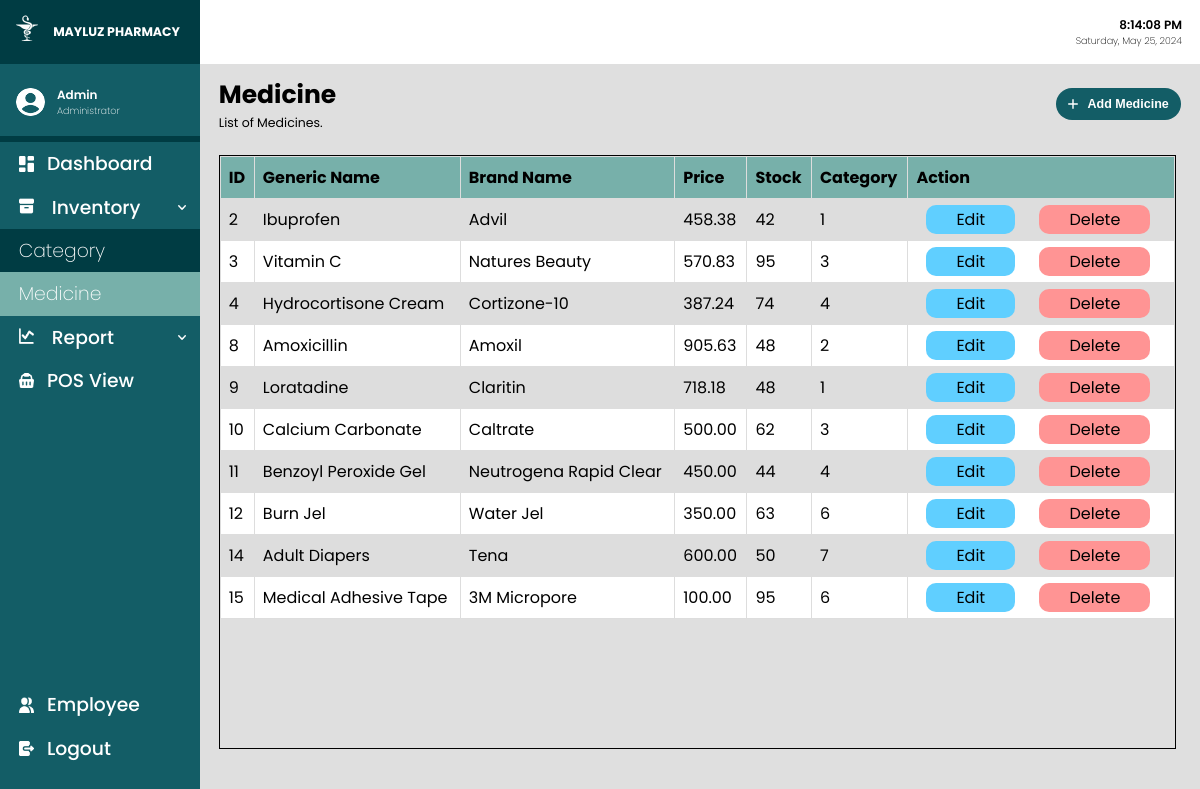
/medicine.php (signed in), run on an earlier commit of the app's database.
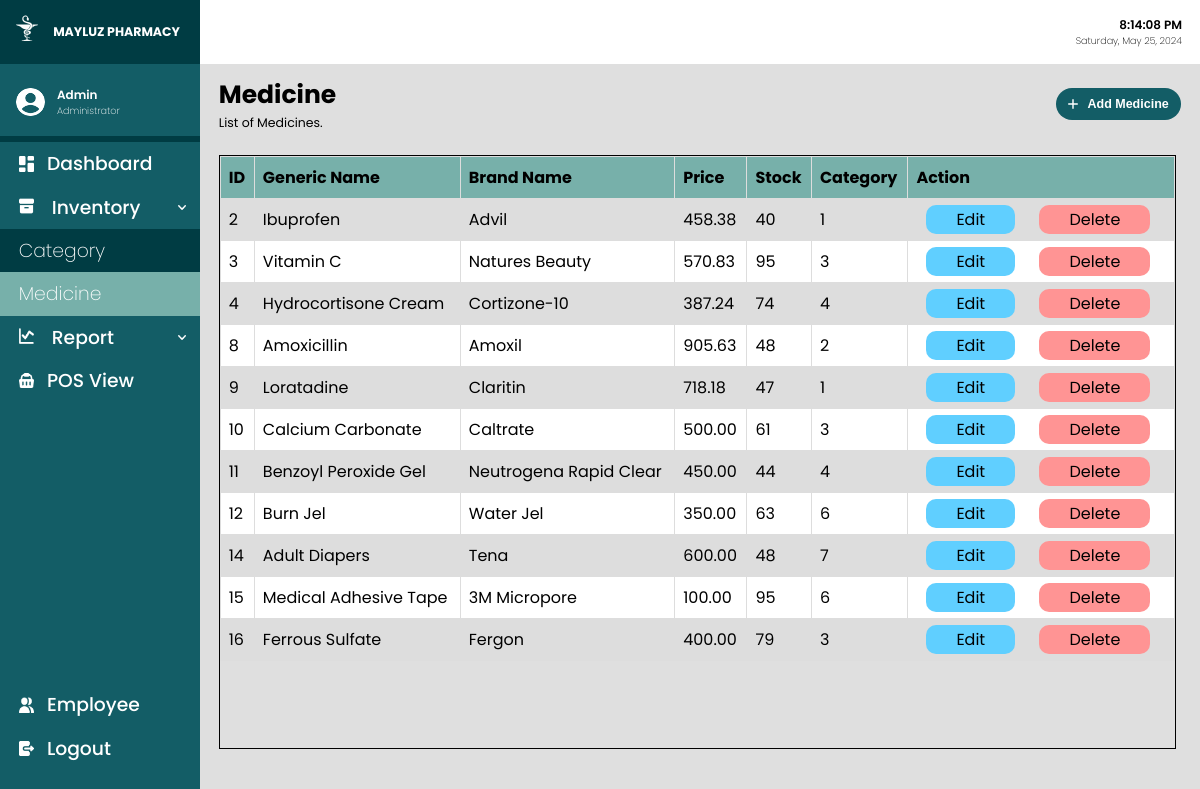
And on a later commit of the database.
### tables this page shows
CREATE TABLE `medicine` (
  `medicineID` int(10) NOT NULL,
  `genericName` varchar(100) NOT NULL,
  `brandedName` varchar(100) NOT NULL,
  `price` double(100,2) NOT NULL,
  `stock` int(11) NOT NULL,
  `dateAdded` date NOT NULL DEFAULT current_timestamp(),
  `categoryID` int(10) DEFAULT NULL
);

### medicine.php (the view, shortened to what this page needs)
<?php
include('connect.php');
?>
<!DOCTYPE html>
<html lang="en">
<head>
    <link rel="stylesheet" href="css/main.css">
    <link rel="stylesheet" href="css/global.css">
</head>
<body onload="whenActive()">
    <div class="container">
        <?php include('sidebar.php') ?>
        <div class="main">
            <div class="header">
                <div class="timendate">
                    <p class="datime">00:00:00 AM</p>
                    <p class="dadate">Monday, June 12, 2003</p>
                </div>
            </div>
            <div class="content">
                <div class="directory">
                    <div class="directoryinfo">
                        <h1> Medicine </h1>
                        <p> List of Medicines. </p>
                    </div>
                    <div class="addbtn">
                        <button class="addbtn" onclick="addMedicine()"><img src="images/add.svg"> Add Medicine </button>
                    </div>
                </div>
                <div class="subcontent">
                    <div class="contentTable">
                        <table class="rowNumbers">
                            <tr>
                                <th> ID </th>
                                <th> Generic Name </th>
                                <th> Brand Name </th>
                                <th> Price </th>
                                <th> Stock </th>
                                <th> Category </th>
                                <th> Action </th>
                            </tr>
                            <?php
                            $fetchMedicines = "SELECT * FROM medicine";
                            $exec = mysqli_query($conn, $fetchMedicines);
                            while ($rowMed = mysqli_fetch_array($exec)) {
                                echo "<tr>";
                                echo "<td>" . $rowMed['medicineID'] . "</td>";
                                echo "<td>" . $rowMed['genericName'] . "</td>";
                                echo "<td>" . $rowMed['brandedName'] . "</td>";
                                echo "<td>" . $rowMed['price'] . "</td>";
                                if ($rowMed['stock'] <= 0) {
                                    echo "<td style='color:red'> Out of Stock </td>";
                                } else {
                                    echo "<td>" . $rowMed['stock'] . "</td>";
                                }
                                echo "<td>" . $rowMed['categoryID'] . "</td>";
                                echo "<td> <a class='editBtn' href='editMedicine.php?medicineID=$rowMed[0]'>Edit</a>
                                <a class='deltBtn' href='delete.php?medicineID=$rowMed[0]'>Delete</a></td>";
                                echo "</tr>";
                            }
                            ?>
                        </table>
                    </div>
                </div>
            </div>
        </div>
    </div>
</body>
</html>

What changed in the data, as far as the page shows it:
changed medicine "Ibuprofen": stock "42" → "40"
changed medicine "Loratadine": stock "48" → "47"
changed medicine "Calcium Carbonate": stock "62" → "61"
changed medicine "Adult Diapers": stock "50" → "48"
added medicine: medicineID "16", genericName "Ferrous Sulfate", brandedName "Fergon", price "400.00", stock "79", categoryID "3"
